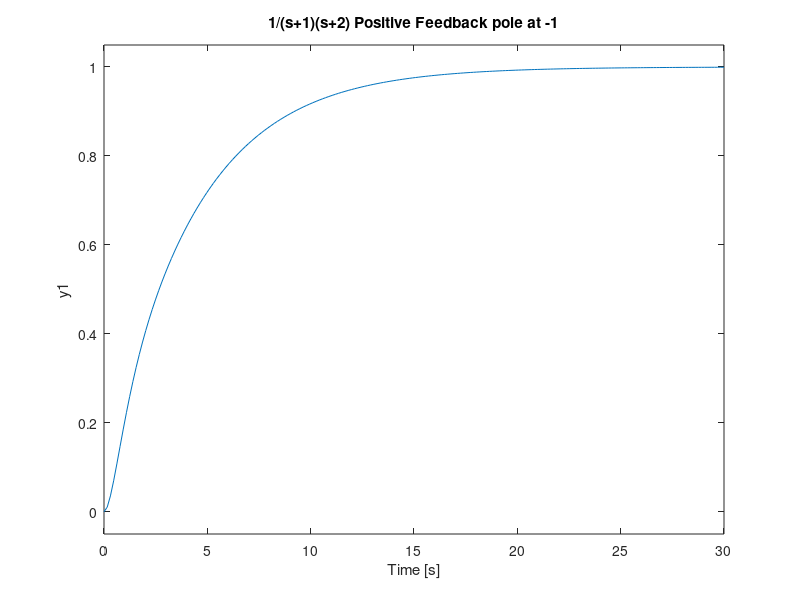
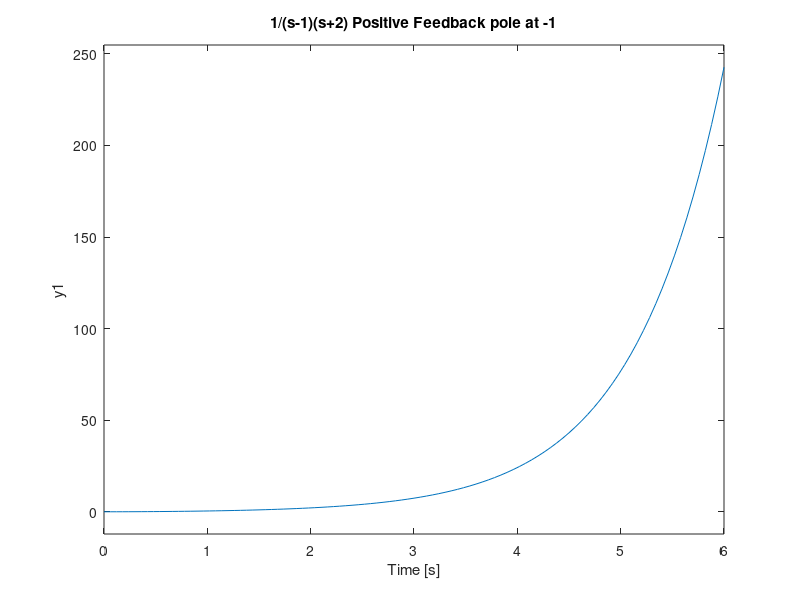
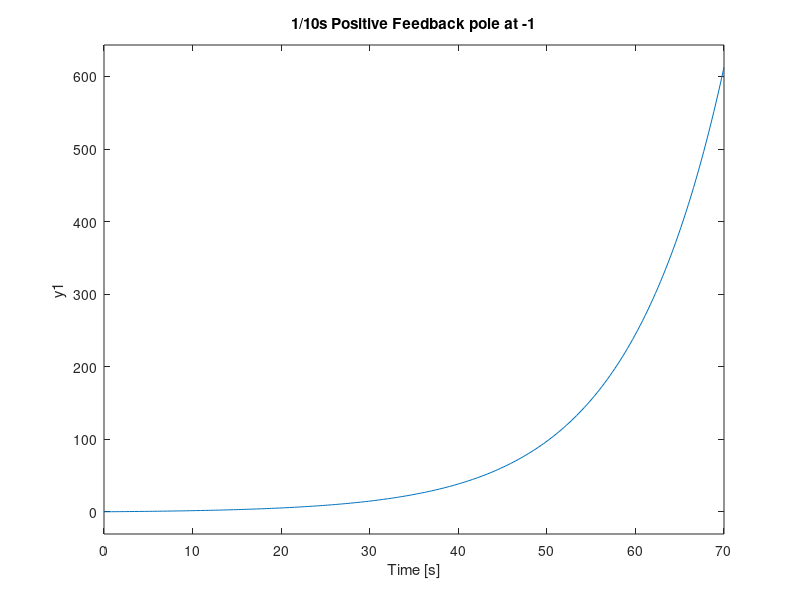
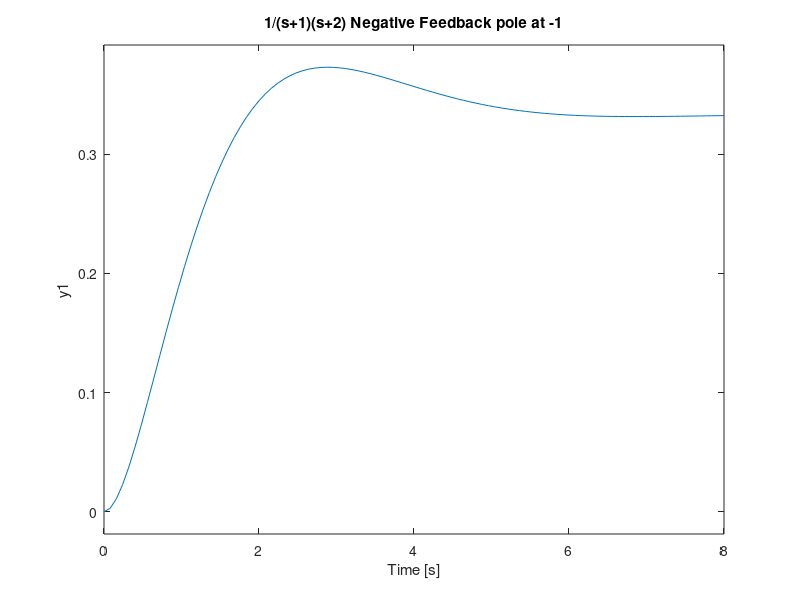

These charts were generated, in order, by the following MATLAB code:
num = 1;
sys1 = [1 3 2];
sys2 = [1 1 -2];
sys3 = [0 10 0];

plant1 = tf(num,sys1);
plant2 = tf(num,sys2);
plant3 = tf(num,sys3);


z = [];
p = [-1];
kp = 1;
fbp = zpk(z,p,kp);

tf1 = feedback(plant1,fbp,1);
tf2 = feedback(plant2,fbp,1);
tf3 = feedback(plant3,fbp,1);

figure(1);
step(tf1);
title('1/(s+1)(s+2) Positive Feedback pole at -1');
grid;

figure(2);
step(tf2);
title('1/(s-1)(s+2) Positive Feedback pole at -1');
grid;

figure(3);
step(tf3);
title('1/10s Positive Feedback pole at -1');
grid;

kn = -1;
fbn = zpk(z,p,kn);

tf1 = feedback(plant1,fbp,-1);
tf2 = feedback(plant2,fbp,-1);
tf3 = feedback(plant3,fbp,-1);

figure(4);
step(tf1);
title('1/(s+1)(s+2) Negative Feedback pole at -1');
grid;

figure(5);
step(tf2);
title('1/(s-1)(s+2) Negative Feedback pole at -1');
grid;

figure(6);
step(tf3);
title('1/10s Negative Feedback pole at -1');
grid;